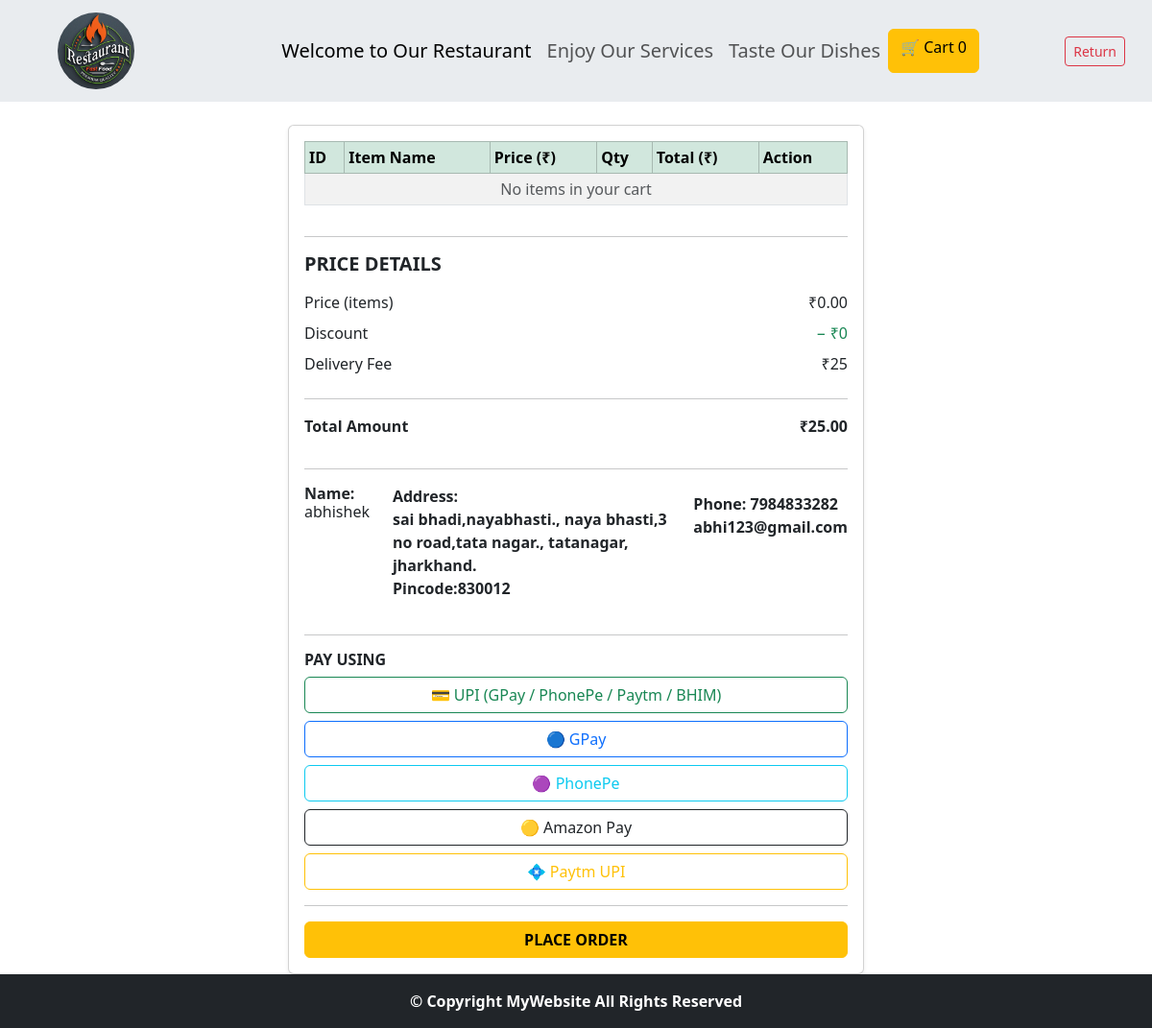
/checkout.php (signed in), run on the app's committed database.
### tables this page shows
CREATE TABLE `register` (
  `id` int(100) NOT NULL,
  `name` varchar(50) NOT NULL,
  `password` varchar(255) NOT NULL,
  `email` varchar(30) NOT NULL,
  `phone` double NOT NULL,
  `house` varchar(100) NOT NULL,
  `street` varchar(100) NOT NULL,
  `city` varchar(50) NOT NULL,
  `state` varchar(50) NOT NULL,
  `pincode` varchar(10) NOT NULL,
  `user` varchar(50) NOT NULL,
  `created_at` timestamp NOT NULL DEFAULT current_timestamp() ON UPDATE current_timestamp(),
  `updated_at` timestamp NOT NULL DEFAULT current_timestamp() ON UPDATE current_timestamp()
);

### checkout.php (the view, shortened to what this page needs)
<?php
include 'connect.php';
$id   = $_SESSION['id'];
$query = "SELECT * FROM register WHERE id='$id'";
$result = mysqli_query($con, $query);
$row = mysqli_fetch_assoc($result);
?>
<!doctype html>
<html lang="en">
  <head>
    <link href="https://cdn.jsdelivr.net/npm/bootstrap@5.3.8/dist/css/bootstrap.min.css" rel="stylesheet">
</head>
<body>
<header class="sticky-top">
<nav class="navbar navbar-expand-lg bg-body-secondary">
<div class="container-fluid">
            <a class="navbar-brand px-5 d-flex align-items-center" href="#">
                <img class="navbar-logo img-fluid rounded-circle me-2" src="assets/images/logo1.jpg" alt="Logo"
                    style="width:80px; height:80px;">
            </a>
            <div class="collapse navbar-collapse" id="navbarSupportedContent">
                <ul class="navbar-nav mx-auto mb-2 mb-lg-0">
                    <li class="nav-item"><a class="nav-link active" href="#" style="font-size: 20px;">Welcome to Our
                            Restaurant</a></li>
                    <li class="nav-item"><a class="nav-link" href="#" style="font-size: 20px;">Enjoy Our Services</a>
                    </li>
                    <li class="nav-item"><a class="nav-link" href="#" style="font-size: 20px;">Taste Our Dishes</a></li>
                    <a href="cart.php" class="btn btn-warning gap-2">
                        🛒 Cart <span id="cartCount">
                            <?= isset($_SESSION['cart']) ? count($_SESSION['cart']) : 0 ?>
                        </span>
                    </a>
                </ul>
                <div class="button">
                    <a href="cart.php" class="btn btn-outline-danger btn-sm m-3">Return</a>
                </div>
            </div>
            </div>
        </nav>
    </header>
<main>
<section class="d-flex justify-content-center mt-4">
<div class="col-md-6">
    <div class="card shadow-sm p-3">
    <table class="table table-bordered table-striped align-middle  table-sm">
        <thead class="table-success">
            <tr>
                <th>ID</th>
                <th>Item Name</th>
                <th>Price (₹)</th>
                <th>Qty</th>
                <th>Total (₹)</th>
                <th>Action</th>
            </tr>
        </thead>
        <tbody>
            <?php
            $grandTotal = 0;
            if (!empty($_SESSION['cart'])) {
                foreach ($_SESSION['cart'] as $item) {
                    $grandTotal += $item['total'];
                    echo "
                    <tr>
                        <td>{$item['id']}</td>
                        <td>{$item['name']}</td>
                        <td>₹{$item['price']}</td>
                        <td>
                            <a href='cart.php?action=decrease&id={$item['id']}' class='btn btn-sm btn-outline-danger'>-</a>
                            <span class='mx-2'>{$item['qty']}</span>
                            <a href='cart.php?action=increase&id={$item['id']}' class='btn btn-sm btn-outline-success'>+</a>
                        </td>
                        <td>₹{$item['total']}</td>
                        <td>
                            <a href='cart.php?remove={$item['id']}' class='btn btn-sm btn-danger'>Remove</a>
                        </td>
                    </tr>";
                }
                echo "
                <tr class='fw-bold'>
                    <td colspan='4' class='text-end'>Grand Total:</td>
                    <td colspan='2'>₹" . number_format($grandTotal, 2) . "</td>
                </tr>";
            } else {
                echo "<tr><td colspan='6' class='text-center text-muted'>No items in your cart</td></tr>";
            }
            ?>
        </tbody>
    </table>
        <hr>
        <h5 class="fw-bold mb-3">PRICE DETAILS</h5>
    <div class="d-flex justify-content-between mb-2">
        <span>Price (items)</span>
        <span>₹<?= number_format($grandTotal, 2) ?></span>
    </div>
    <div class="d-flex justify-content-between mb-2">
        <span>Discount</span>
        <span class="text-success">− ₹0</span>
    </div>
    <div class="d-flex justify-content-between mb-2">
        <span>Delivery Fee</span>
        <span>₹25</span>
    </div>
    <hr>
    <div class="d-flex justify-content-between fw-bold mb-3">
        <span>Total Amount</span>
        <span>₹<?= number_format($grandTotal + 25, 2) ?></span>
    </div>
        <hr>
 <div class="d-flex justify-content-between fw-bold mb-3 gap-4">
         <h6 class="mb-2">
                    <strong>Name:</strong>
                    <?= $row['name']; ?>
                </h6>
  <p class="mb-1">
                        <strong>Address:</strong><br>
                          <?= $row['house']; ?>,
                        <?= $row['street']; ?>,
                        <?= $row['city']; ?>,
                        <?= $row['state']; ?>.<br>
                        Pincode:<?= $row['pincode']; ?>
                    </p>
                    <p class="mt-2">
                        <strong>Phone:</strong>
                       <?= $row['phone']; ?>
                       <?= $row['email']; ?>
                    </p>
    </div>
        <hr>
        <h6 class="fw-bold mb-2">PAY USING</h6>
        <div class="d-grid gap-2">
            <a href="upi://pay?pa=yourupi@oksbi&pn=FoodOrder&am=<?= $grandTotal ?>&cu=INR&tn=Order Payment"
               class="btn btn-outline-success">
                💳 UPI (GPay / PhonePe / Paytm / BHIM)
            </a>
            <a href="#"
               class="btn btn-outline-primary">
                🔵 GPay
            </a>
            <a href="#"
               class="btn btn-outline-info">
                🟣 PhonePe
            </a>
            <a href="#"
               class="btn btn-outline-dark">
                🟡 Amazon Pay
            </a>
            <a href="#"
               class="btn btn-outline-warning">
                💠 Paytm UPI
            </a>
        </div>
        <hr>
        <a href="placeorder.php" class="btn btn-warning w-100 fw-bold">
            PLACE ORDER
        </a>
    </div>
</div>
</section>
<footer class="sticky">
 <section class="bg-dark text-white py-3">
      <div class="container">
         <div class="text-white text-center  mt-0">
    <p class="mb-0 fw-bold">© Copyright MyWebsite All Rights Reserved</p>
  </div>
      </div>
    </section>
</footer>
 </main>
  </body>
</html>

### data on the page
register: name "abhishek", house "sai bhadi,nayabhasti.", street "naya bhasti,3 no road,tata nagar.", city "tatanagar", state "jharkhand", pincode "830012", phone "7984833282", email "abhi123@gmail.com"

### other printed values
count($_SESSION['cart']) "0"
$grandTotal "0.00"
$grandTotal + 25 "25.00"
